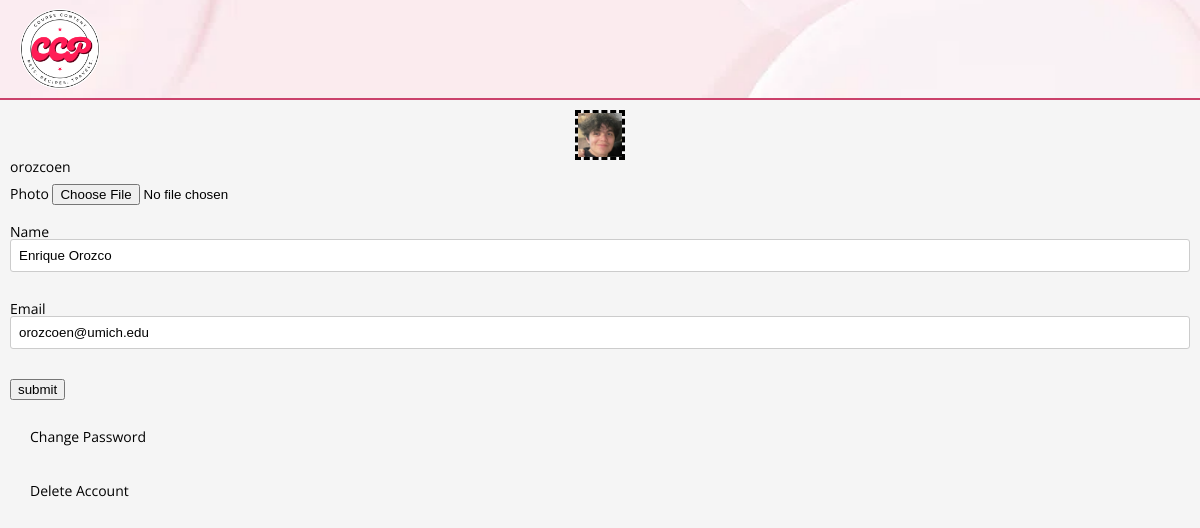
The page /accounts/edit/ (signed in) on the database its author committed.
### tables this page shows
CREATE TABLE users (
    username VARCHAR(20) NOT NULL PRIMARY KEY,
    fullname VARCHAR(40) NOT NULL,
    email VARCHAR(40) NOT NULL,
    filename VARCHAR(64) NOT NULL,
    alt VARCHAR(256) NOT NULL,
    password VARCHAR(256) NOT NULL
);

### ccp/views/accounts.py (the view)
@ccp.app.route('/accounts/edit/', methods=['GET'])
def edit():
    if 'username' not in flask.session:
        flask.abort(403)
    print("DEBUG edit function")
    connection = ccp.model.get_db()
    cur_user = connection.execute(
        "SELECT "
        "username, "
        "fullname, "
        "email, "
        "filename "
        "FROM users WHERE username = ?",
        (flask.session['username'],)
    ).fetchone()
    context = {
        "logname": cur_user['username'],
        "fullname": cur_user['fullname'],
        "email": cur_user['email'],
        "user_image": cur_user['filename'],
    }
    return flask.render_template("/accounts/edit.html", **context)

### ccp/model.py (called while the page is built)
def dict_factory(cursor, row):
    return {col[0]: row[idx] for idx, col in enumerate(cursor.description)}

def get_db():
    if 'sqlite_db' not in flask.g:
        db_filename = ccp.app.config['DATABASE_FILENAME']
        flask.g.sqlite_db = sqlite3.connect(str(db_filename))
        flask.g.sqlite_db.row_factory = dict_factory
        flask.g.sqlite_db.execute("PRAGMA foreign_keys = ON")
    return flask.g.sqlite_db

### ccp/templates/accounts/edit.html (shortened to what this page needs)
<!DOCTYPE html>
<html lang="en">
<head>
    <link rel="stylesheet" href="/static/css/html5reset.css">
    <link rel="stylesheet" href="/static/css/style.css">
</head>
<body>
    <header>
        <nav>
            <a class = "ccp-logo" href="/"><img src = "/static/images/ccp_logo.png" alt = "CCP Logo"/></a>
        </nav>
    </header>
    <main id = "main">
        <img src = "/uploads/{{ user_image }}" alt = "profile" width="50" height="50">
        <a class = "bold"> {{ logname }} </a>
        <form action="/accounts/" method="post" enctype="multipart/form-data">
            <p>
                <label for="f">Photo</label>
                <input type="file" id="f" name="file" accept="image/*"/>
            </p>
            <p>
                <label for="n">Name</label>
                <input type="text" id="n" name="fullname" value="{{ fullname }}" required/>
            </p>
            <p>
                <label for="e">Email</label>
                <input type="text" id="e" name="email" value="{{ email }}" required/>
            </p>
            <p>
                <input type="submit" name="update" value="submit"/>
            </p>
        </form>
        <div>
            <a class = "bold" href="{{ url_for('show_password') }}">Change Password</a>
        </div>
        <div>
            <a class = "bold" href="{{ url_for('show_delete') }}">Delete Account</a>
        </div>
    </main>
</body>
</html>

### ccp/static/css/style.css (style rules this page uses)
html { font-size: 100%; box-sizing: border-box; font-family: 'Open Sans', Arial, Helvetica, sans-serif; background-color: whitesmoke; }
body { font-family: 'Open Sans', Arial, Helvetica, sans-serif; font-size: 14px; margin: 0; padding: 0; min-height: 100vh; }
p { font-size: 14px; padding-top: 10px; padding-bottom: 10px; }
img { max-width: fit-content; display: block; margin: 0 auto; border: 3px dashed black; }
div { min-height: 40px; padding: 20px 20px 20px 20px; }
*, *::before, *::after { box-sizing: inherit; }
header nav { display: flex; background-image: url('../images/header.webp'); background-size: cover; background-position: center; padding: 10px; justify-content: space-between; align-items: center; width: 100%; max-height: 100px; border-bottom: 2px solid #cb416b; }
header nav img { margin-left: 10px; max-height: 80px; margin-right: auto; border: none; }
#main, #recipes-main { padding: 10px 10px 10px 10px; margin: 0; }
a { position: relative; text-decoration: none; color: black; }
input[type="text"], input[type="email"], button { display: block; width: 100%; margin-bottom: 10px; padding: 8px; border: 1px solid #ccc; border-radius: 3px; }
@media (min-width: 768px) { html { font-size: 18px; } }

### rows shown on the page
users: filename (picture), username "orozcoen", fullname "Enrique Orozco", email "orozcoen@umich.edu"
